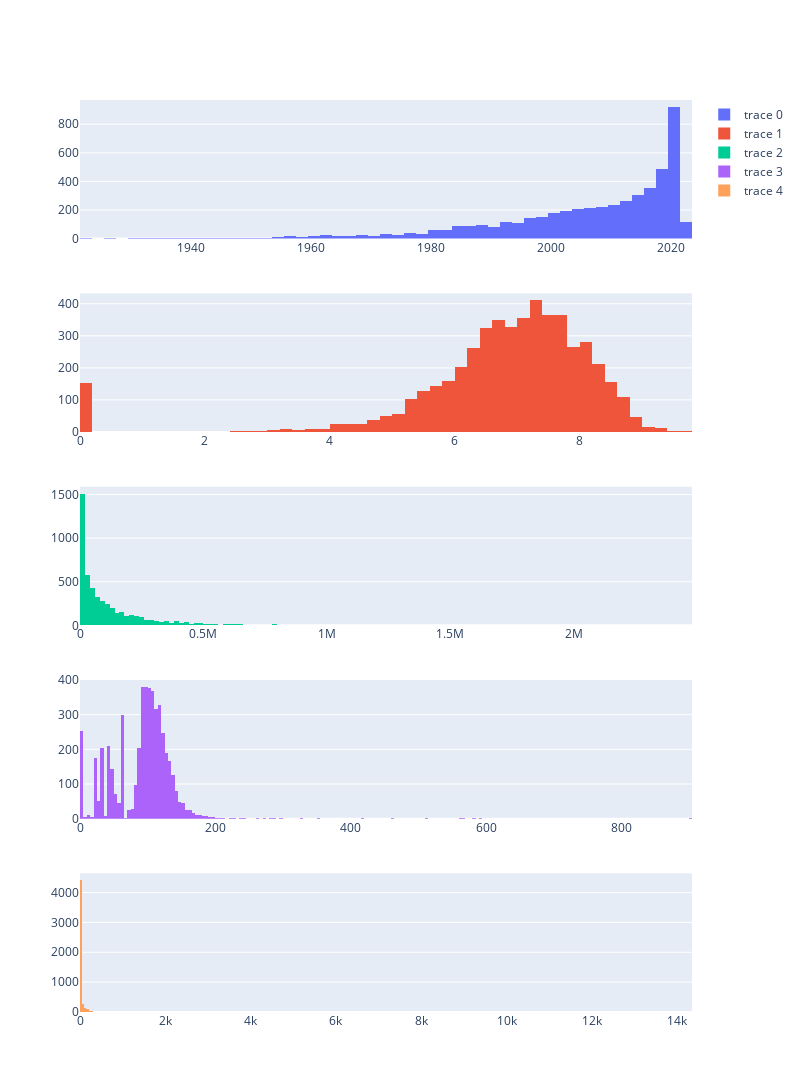

Write notebook code for a chart like this one.
### Code cell
!pip install --upgrade plotly
import plotly.express as px
import plotly.graph_objects as go
from plotly.subplots import make_subplots

fig = make_subplots(rows=5, cols=1)

Date = go.Histogram(x = data['Date'])

Rate = go.Histogram(x = data['Rate'])

Vote = go.Histogram(x = data['Votes'])

Duration = go.Histogram(x = data['Duration'])

Episodes = go.Histogram(x = data['Episodes'])

fig.append_trace(Date, 1, 1)
fig.append_trace(Rate, 2, 1)
fig.append_trace(Vote, 3, 1)
fig.append_trace(Duration, 4, 1)
fig.append_trace(Episodes, 5, 1)
fig.update_layout(autosize=False,width=800,height=1200)
fig.show()

### Figure 1 — Plotly figure (JSON) as saved in the notebook; plotly's stock layout.template omitted (floating-point values rounded to 4 significant figures; data arrays with more than 128 entries replaced by an {"elided": "..."} marker saying what was removed)
{"data": [{"type": "histogram", "x": {"elided": "5028 int values"}, "xaxis": "x", "yaxis": "y"}, {"type": "histogram", "x": {"elided": "5028 float values"}, "xaxis": "x2", "yaxis": "y2"}, {"type": "histogram", "x": {"elided": "5028 int values"}, "xaxis": "x3", "yaxis": "y3"}, {"type": "histogram", "x": {"elided": "5028 int values"}, "xaxis": "x4", "yaxis": "y4"}, {"type": "histogram", "x": {"elided": "5028 int values"}, "xaxis": "x5", "yaxis": "y5"}], "layout": {"autosize": false, "height": 1200, "width": 800, "xaxis": {"anchor": "y", "domain": [0, 1]}, "xaxis2": {"anchor": "y2", "domain": [0, 1]}, "xaxis3": {"anchor": "y3", "domain": [0, 1]}, "xaxis4": {"anchor": "y4", "domain": [0, 1]}, "xaxis5": {"anchor": "y5", "domain": [0, 1]}, "yaxis": {"anchor": "x", "domain": [0.848, 1]}, "yaxis2": {"anchor": "x2", "domain": [0.636, 0.788]}, "yaxis3": {"anchor": "x3", "domain": [0.424, 0.576]}, "yaxis4": {"anchor": "x4", "domain": [0.212, 0.364]}, "yaxis5": {"anchor": "x5", "domain": [0, 0.152]}}}
